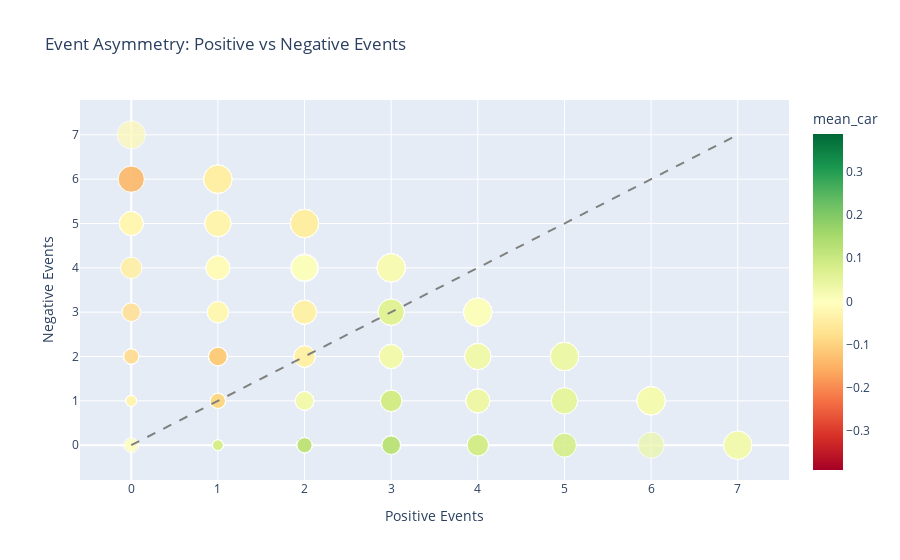

Notebook code for this chart:
### Markdown cell above
## Event Asymmetry Analysis

Analyze whether positive and negative events have symmetric or asymmetric effects.

### Code cell
# Calculate positive vs negative event ratios and magnitudes
event_summary_aug["pos_neg_ratio"] = event_summary_aug["positive_events"] / (event_summary_aug["negative_events"] + 1e-6)
event_summary_aug["asymmetry_score"] = np.abs(event_summary_aug["positive_events"] - event_summary_aug["negative_events"]) / event_summary_aug["total_events"]

# Identify highly asymmetric series
asymmetric_series = event_summary_aug[event_summary_aug["asymmetry_score"] > 0.6].sort_values("asymmetry_score", ascending=False)
display(asymmetric_series[["mean_car", "positive_events", "negative_events", "asymmetry_score", "category"]].head(15))

# Visualization of asymmetry
fig = px.scatter(
    event_summary_aug.reset_index().rename(columns={"index": "series"}),
    x="positive_events",
    y="negative_events",
    color="mean_car",
    size="total_events",
    hover_data={"series": True, "asymmetry_score": ":.2f"},
    title="Event Asymmetry: Positive vs Negative Events",
    color_continuous_scale="RdYlGn"
)
# Add diagonal reference line
max_events = max(event_summary_aug["positive_events"].max(), event_summary_aug["negative_events"].max())
fig.add_shape(type="line", x0=0, y0=0, x1=max_events, y1=max_events, 
              line=dict(color="gray", dash="dash"))
fig.update_layout(xaxis_title="Positive Events", yaxis_title="Negative Events")
fig.show()

### Figure 1 — Plotly figure (JSON) as saved in the notebook; plotly's stock layout.template omitted (floating-point values rounded to 4 significant figures; data arrays with more than 128 entries replaced by an {"elided": "..."} marker saying what was removed)
{"data": [{"customdata": {"elided": "564x2 mixed values"}, "hovertemplate": "positive_events=%{x}<br>negative_events=%{y}<br>total_events=%{marker.size}<br>series=%{customdata[0]}<br>asymmetry_score=%{customdata[1]:.2f}<br>mean_car=%{marker.color}<extra></extra>", "legendgroup": "", "marker": {"color": {"elided": "564 float values"}, "coloraxis": "coloraxis", "size": {"elided": "564 float values"}, "sizemode": "area", "sizeref": 0.0175, "symbol": "circle"}, "mode": "markers", "name": "", "orientation": "v", "showlegend": false, "type": "scatter", "x": {"elided": "564 float values"}, "xaxis": "x", "y": {"elided": "564 float values"}, "yaxis": "y"}], "layout": {"coloraxis": {"colorbar": {"title": {"text": "mean_car"}}, "colorscale": [[0, "rgb(165,0,38)"], [0.1, "rgb(215,48,39)"], [0.2, "rgb(244,109,67)"], [0.3, "rgb(253,174,97)"], [0.4, "rgb(254,224,139)"], [0.5, "rgb(255,255,191)"], [0.6, "rgb(217,239,139)"], [0.7, "rgb(166,217,106)"], [0.8, "rgb(102,189,99)"], [0.9, "rgb(26,152,80)"], [1, "rgb(0,104,55)"]]}, "legend": {"itemsizing": "constant", "tracegroupgap": 0}, "shapes": [{"line": {"color": "gray", "dash": "dash"}, "type": "line", "x0": 0, "x1": 7, "y0": 0, "y1": 7}], "title": {"text": "Event Asymmetry: Positive vs Negative Events"}, "xaxis": {"anchor": "y", "domain": [0, 1], "title": {"text": "Positive Events"}}, "yaxis": {"anchor": "x", "domain": [0, 1], "title": {"text": "Negative Events"}}}}
